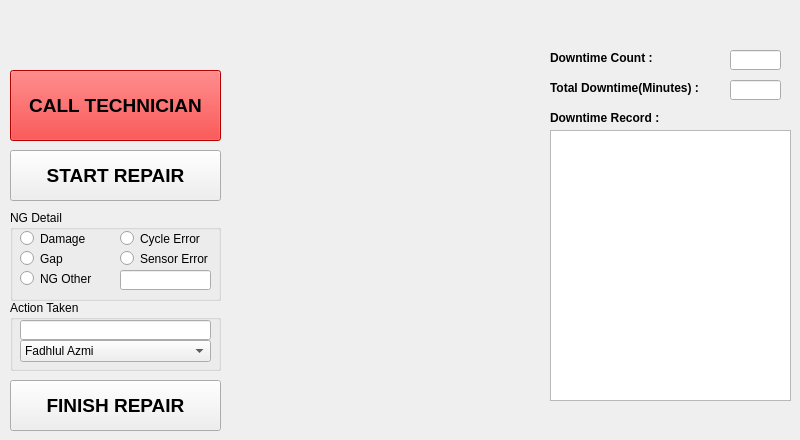
    <widget class="QWidget" name="tab_7">
     <attribute name="title">
      <string>Wire Clamp 01</string>
     </attribute>
     <widget class="QLabel" name="label_13">
      <property name="geometry">
       <rect>
        <x>-50</x>
        <y>-60</y>
        <width>271</width>
        <height>191</height>
       </rect>
      </property>
      <property name="styleSheet">
       <string notr="true">image: url(:/newPrefix/Logo siix.png);</string>
      </property>
      <property name="text">
       <string/>
      </property>
     </widget>
     <widget class="QGroupBox" name="groupBox_13">
      <property name="geometry">
       <rect>
        <x>10</x>
        <y>300</y>
        <width>211</width>
        <height>71</height>
       </rect>
      </property>
      <property name="title">
       <string>Action Taken</string>
      </property>
      <widget class="QLineEdit" name="lineEdit_26">
       <property name="geometry">
        <rect>
         <x>10</x>
         <y>20</y>
         <width>191</width>
         <height>20</height>
        </rect>
       </property>
      </widget>
      <widget class="QComboBox" name="comboBox_7">
       <property name="geometry">
        <rect>
         <x>10</x>
         <y>40</y>
         <width>191</width>
         <height>22</height>
        </rect>
       </property>
       <item>
        <property name="text">
         <string>Fadhlul Azmi</string>
        </property>
       </item>
       <item>
        <property name="text">
         <string>Gusti Amasta</string>
        </property>
       </item>
       <item>
        <property name="text">
         <string>Eko Prasetyo</string>
        </property>
       </item>
       <item>
        <property name="text">
         <string>Dwi Anggara Putra</string>
        </property>
       </item>
       <item>
        <property name="text">
         <string>Agil Bayu Trisna</string>
        </property>
       </item>
       <item>
        <property name="text">
         <string>Andrey Karona Sitepu</string>
        </property>
       </item>
      </widget>
     </widget>
     <widget class="QTableWidget" name="tableWidget_7">
      <property name="geometry">
       <rect>
        <x>550</x>
        <y>130</y>
        <width>241</width>
        <height>271</height>
       </rect>
      </property>
     </widget>
     <widget class="QLineEdit" name="lineEdit_27">
      <property name="geometry">
       <rect>
        <x>730</x>
        <y>50</y>
        <width>51</width>
        <height>20</height>
       </rect>
      </property>
     </widget>
     <widget class="QPushButton" name="pushButton_19">
      <property name="geometry">
       <rect>
        <x>10</x>
        <y>70</y>
        <width>211</width>
        <height>71</height>
       </rect>
      </property>
      <property name="font">
       <font>
        <pointsize>14</pointsize>
        <weight>75</weight>
        <bold>true</bold>
       </font>
      </property>
      <property name="styleSheet">
       <string notr="true">background-color: rgb(255, 0, 0);</string>
      </property>
      <property name="text">
       <string>CALL TECHNICIAN</string>
      </property>
     </widget>
     <widget class="QLabel" name="label_37">
      <property name="geometry">
       <rect>
        <x>550</x>
        <y>80</y>
        <width>151</width>
        <height>16</height>
       </rect>
      </property>
      <property name="font">
       <font>
        <weight>75</weight>
        <bold>true</bold>
       </font>
      </property>
      <property name="text">
       <string>Total Downtime(Minutes) :</string>
      </property>
     </widget>
     <widget class="QPushButton" name="pushButton_20">
      <property name="geometry">
       <rect>
        <x>10</x>
        <y>380</y>
        <width>211</width>
        <height>51</height>
       </rect>
      </property>
      <property name="font">
       <font>
        <pointsize>14</pointsize>
        <weight>75</weight>
        <bold>true</bold>
       </font>
      </property>
      <property name="text">
       <string>FINISH REPAIR</string>
      </property>
     </widget>
     <widget class="QPushButton" name="pushButton_21">
      <property name="geometry">
       <rect>
        <x>10</x>
        <y>150</y>
        <width>211</width>
        <height>51</height>
       </rect>
      </property>
      <property name="font">
       <font>
        <pointsize>14</pointsize>
        <weight>75</weight>
        <bold>true</bold>
       </font>
      </property>
      <property name="styleSheet">
       <string notr="true"/>
      </property>
      <property name="text">
       <string>START REPAIR</string>
      </property>
     </widget>
     <widget class="QLineEdit" name="lineEdit_28">
      <property name="geometry">
       <rect>
        <x>730</x>
        <y>80</y>
        <width>51</width>
        <height>20</height>
       </rect>
      </property>
     </widget>
     <widget class="QLabel" name="label_38">
      <property name="geometry">
       <rect>
        <x>550</x>
        <y>110</y>
        <width>111</width>
        <height>16</height>
       </rect>
      </property>
      <property name="font">
       <font>
        <weight>75</weight>
        <bold>true</bold>
       </font>
      </property>
      <property name="text">
       <string>Downtime Record :</string>
      </property>
     </widget>
     <widget class="QLabel" name="label_39">
      <property name="geometry">
       <rect>
        <x>550</x>
        <y>50</y>
        <width>111</width>
        <height>16</height>
       </rect>
      </property>
      <property name="font">
       <font>
        <weight>75</weight>
        <bold>true</bold>
       </font>
      </property>
      <property name="text">
       <string>Downtime Count :</string>
      </property>
     </widget>
     <widget class="QGroupBox" name="groupBox_14">
      <property name="geometry">
       <rect>
        <x>10</x>
        <y>210</y>
        <width>211</width>
        <height>91</height>
       </rect>
      </property>
      <property name="title">
       <string>NG Detail</string>
      </property>
      <widget class="QRadioButton" name="radioButton_36">
       <property name="geometry">
        <rect>
         <x>10</x>
         <y>20</y>
         <width>82</width>
         <height>17</height>
        </rect>
       </property>
       <property name="text">
        <string>Damage</string>
       </property>
      </widget>
      <widget class="QRadioButton" name="radioButton_37">
       <property name="geometry">
        <rect>
         <x>10</x>
         <y>40</y>
         <width>82</width>
         <height>17</height>
        </rect>
       </property>
       <property name="text">
        <string>Gap</string>
       </property>
      </widget>
      <widget class="QRadioButton" name="radioButton_38">
       <property name="geometry">
        <rect>
         <x>10</x>
         <y>60</y>
         <width>82</width>
         <height>17</height>
        </rect>
       </property>
       <property name="text">
        <string>NG Other</string>
       </property>
      </widget>
      <widget class="QRadioButton" name="radioButton_39">
       <property name="geometry">
        <rect>
         <x>110</x>
         <y>20</y>
         <width>82</width>
         <height>17</height>
        </rect>
       </property>
       <property name="text">
        <string>Cycle Error</string>
       </property>
      </widget>
      <widget class="QRadioButton" name="radioButton_40">
       <property name="geometry">
        <rect>
         <x>110</x>
         <y>40</y>
         <width>91</width>
         <height>17</height>
        </rect>
       </property>
       <property name="text">
        <string>Sensor Error</string>
       </property>
      </widget>
      <widget class="QLineEdit" name="lineEdit_29">
       <property name="geometry">
        <rect>
         <x>110</x>
         <y>60</y>
         <width>91</width>
         <height>20</height>
        </rect>
       </property>
      </widget>
     </widget>
    </widget>
